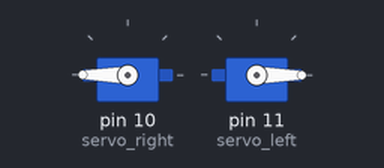
A sketch run on a simulated Arduino Uno, built with avr-gcc and run on an emulated ATmega328P. Shown: 2 × servo.

Above: at 0.05 s.
At 4.0 s:
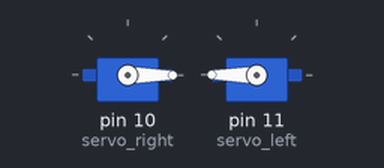
Timing chart, 0 to 5.2 s (numbered marks = the images above):
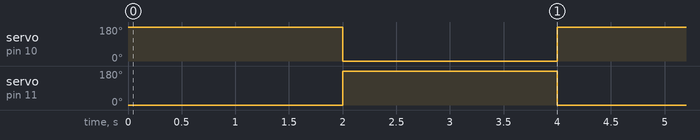

Measured:
- by itself, servo on pin 10 (servo_right), servo on pin 11 (servo_left): alternates 180° for 2.0 s and 0° for 2.0 s

The sketch:

basic.ino
```cpp
// This is a comment.

// The program will ignore anything we type after "//".

// We use comments to explain the code we write.

// You don't need to include the comments in your code for it to run;
// they're to help other people understand it.

#include <Servo.h> // This lets the program know we want to use servos.

// First we create variables to hold all the values
// that the program is going to need to run.

// For the motors:
Servo servo_right; // this makes a servo variable called servo_right.

Servo servo_left;  // this makes another one called servo_left.


// Next we tell the program what to do.
// Every Arduino program has a setup function and a loop function.
// The setup function runs once (first) when the program starts.
// Then the loop function runs over and over forever.

// This will run only once at the program's beginning.
void setup()
{
    servo_right.attach(10); // This tells the program which pins
    servo_left.attach(11);  //       the servos are plugged into.
}

// This function will repeat forever.
void loop()
{
    // The write function sets the speed of the servo.
    // 0 is full speed in one direction
    // and 180 is full speed in the opposite direction.
    // 90 tells the servo to stand still.

    servo_right.write(180); // Set the right motor to full speed.

    servo_left.write(0);    // The left motor is pointed the opposite way,
                            // so we'll spin it the opposite direction.

    delay(2000); // This tells the program to wait 2000 milliseconds (or 2 seconds).

    servo_right.write(0);   // Let's switch direction.
    servo_left.write(180);

    delay(2000); // Wait another 2 seconds.

    // The program will now jump back to the beginning of the loop function
    // and repeat it until we turn the Arduino off.
}
```
